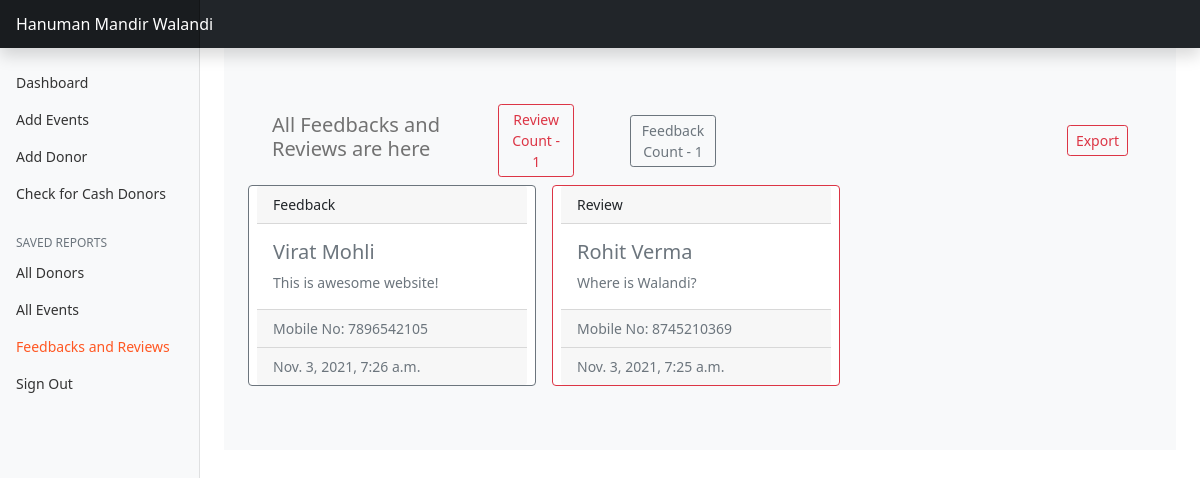
Before: /F_R (signed in) with the older database file.
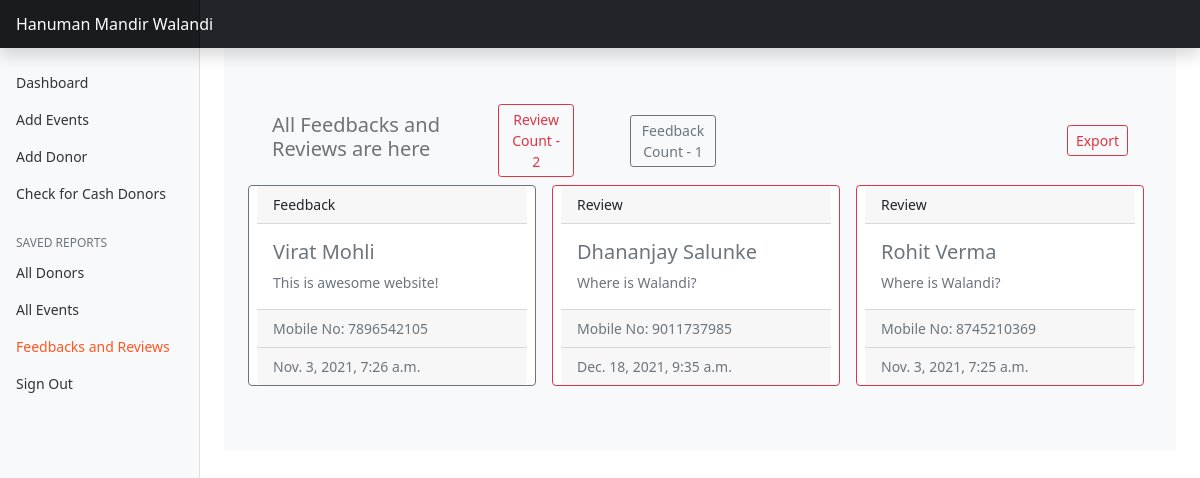
After: the same page with the newer database file.
### home/models.py (models this page shows, shortened)
class Feedback(models.Model):
    feedback_first_name = models.CharField(max_length=100)
    feedback_last_name = models.CharField(max_length=100)
    feedback_mobile_number = models.CharField(max_length=12)
    feedback_text = models.TextField()
    feedback_time = models.DateTimeField(auto_now_add=True)

class Contact(models.Model):
    contact_first_name = models.CharField(max_length=100)
    contact_last_name = models.CharField(max_length=100)
    contact_mobile_number = models.CharField(max_length=12)
    contact_text = models.TextField()
    contact_time = models.DateTimeField(auto_now_add=True)

### adminpanel/views1.py (the view)
# urls.py: path('F_R',views1.feedbackReviews),
@login_required(login_url=None)
def feedbackReviews(request):
    feedbacks = Feedback.objects.order_by('feedback_time').reverse()
    reviews = Contact.objects.order_by('contact_time').reverse()
    params = {'feedback':feedbacks, 'review':reviews, 'Fcount':len(feedbacks), 'Rcount': len(reviews)}
    return render(request,'feedback_reviews.html', params )

### templates/feedback_reviews.html (shortened to what the changed rows need)
<!DOCTYPE html>
<html lang="en">
<head>
    <link href="https://cdn.jsdelivr.net/npm/bootstrap@5.1.3/dist/css/bootstrap.min.css" rel="stylesheet">
</head>
<body>
    <div class="container-fluid">
        <div class="row">
          <main class="col-md-9 ms-sm-auto col-lg-10 px-md-4">
          <div class="album py-5 bg-light">
    <div class="container">
        <nav class="navbar navbar-expand-lg navbar-light bg-light">
  <div class="container-fluid">
       <h5 style="color: #727272;">All Feedbacks and Reviews are here</h5>
       <button class="mx-5 btn btn-sm btn-outline-danger" type="button">Review Count - {{Rcount}}</button>
       <button class="mx-2 btn btn-sm btn-outline-secondary" type="button">Feedback Count - {{Fcount}}</button>
    <div class="collapse navbar-collapse" id="navbarSupportedContent">
      <form class="d-flex">
      </form>
    </div>
  </div>
</nav>
      <div class="row row-cols-1 row-cols-sm-2 row-cols-md-3 g-3">
      {% for i in feedback|slice:"0:" %}
        <div class="card border-secondary mb-3 mx-2" style="max-width: 18rem;">
            <div class="card-header">Feedback</div>
            <div class="card-body text-secondary">
              <h5 class="card-title">{{i.feedback_first_name}} {{i.feedback_last_name}}</h5>
              <p class="card-text">{{i.feedback_text}}</p>
            </div>
            <div class="card-footer text-muted">
               Mobile No: {{i.feedback_mobile_number}}
              </div>
            <div class="card-footer text-muted">
                {{i.feedback_time}}
              </div>
          </div>
          {% endfor %}
          {% for i in review|slice:"0:" %}
          <div class="card border-danger mb-3 mx-2" style="max-width: 18rem;">
            <div class="card-header">Review</div>
            <div class="card-body text-secondary">
              <h5 class="card-title">{{i.contact_first_name}} {{i.contact_last_name}}</h5>
              <p class="card-text">{{i.contact_text}}</p>
            </div>
            <div class="card-footer text-muted">
               Mobile No: {{i.contact_mobile_number}}
              </div>
            <div class="card-footer text-muted">
                {{i.contact_time}}
              </div>
          </div>
          {% endfor %}
        </div>
          </main>
          </div>
        </div>
</body>
</html>

Changed rows visible on the page:
added Contact: contact_first_name "Dhananjay", contact_last_name "Salunke", contact_text "Where is Walandi?", contact_mobile_number "9011737985", contact_time "Dec. 18, 2021, 9:35 a.m."
Other visible differences:
{{ Rcount }}: "1" → "2"
